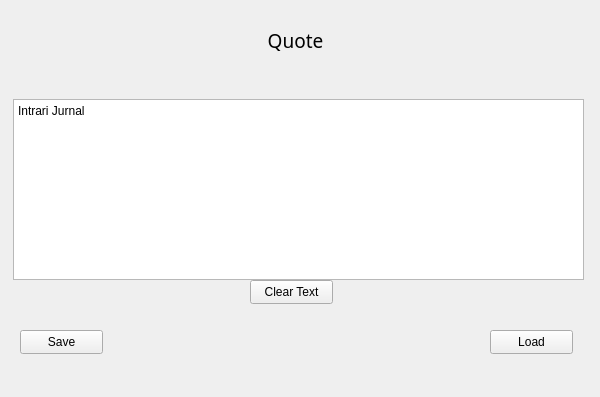
<?xml version="1.0" encoding="UTF-8"?>
<ui version="4.0">
 <class>MainWindow</class>
 <widget class="QMainWindow" name="MainWindow">
  <property name="geometry">
   <rect>
    <x>0</x>
    <y>0</y>
    <width>600</width>
    <height>397</height>
   </rect>
  </property>
  <property name="windowTitle">
   <string>Jurnal</string>
  </property>
  <widget class="QWidget" name="centralwidget">
   <widget class="QLabel" name="quote_lbl">
    <property name="geometry">
     <rect>
      <x>20</x>
      <y>0</y>
      <width>551</width>
      <height>81</height>
     </rect>
    </property>
    <property name="font">
     <font>
      <family>aakar</family>
      <pointsize>14</pointsize>
     </font>
    </property>
    <property name="text">
     <string>Quote</string>
    </property>
    <property name="alignment">
     <set>Qt::AlignCenter</set>
    </property>
    <property name="wordWrap">
     <bool>true</bool>
    </property>
   </widget>
   <widget class="QPlainTextEdit" name="intrari_jurnal_txt">
    <property name="geometry">
     <rect>
      <x>13</x>
      <y>99</y>
      <width>571</width>
      <height>181</height>
     </rect>
    </property>
    <property name="plainText">
     <string>Intrari Jurnal</string>
    </property>
   </widget>
   <widget class="QPushButton" name="save_btn">
    <property name="geometry">
     <rect>
      <x>20</x>
      <y>330</y>
      <width>83</width>
      <height>24</height>
     </rect>
    </property>
    <property name="text">
     <string>Save</string>
    </property>
   </widget>
   <widget class="QPushButton" name="clear_text_btn">
    <property name="geometry">
     <rect>
      <x>250</x>
      <y>280</y>
      <width>83</width>
      <height>24</height>
     </rect>
    </property>
    <property name="text">
     <string>Clear Text</string>
    </property>
   </widget>
   <widget class="QPushButton" name="load_btn">
    <property name="geometry">
     <rect>
      <x>490</x>
      <y>330</y>
      <width>83</width>
      <height>24</height>
     </rect>
    </property>
    <property name="text">
     <string>Load</string>
    </property>
   </widget>
  </widget>
 </widget>
 <resources/>
 <connections/>
</ui>
